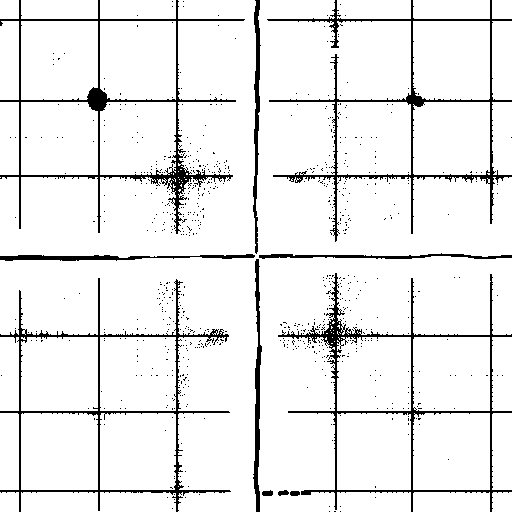
#> input picture lab04_FFTFiltering/debug.png, 512 x 512 px
$ python filter-fft.py debug.png --output_fft_mask out.png
#> lines starting #> are read from the running program, lines starting #| are printed output that depends on the picture; long printed decimals are rounded
import argparse
import sys

import numpy as np

from scipy import fft
from PIL import Image


MAX_PIXEL_VALUE = 255
PIXEL_THRESHOLD = MAX_PIXEL_VALUE // 2

#  Parses command-line arguments
parser = argparse.ArgumentParser(description='fft filtering with mask image')

parser.add_argument('input_image', help='input .png image')
parser.add_argument('--output_fft_result', help='output .png file with the result of the fft application after filtering with --input_ftt_mask')

group = parser.add_mutually_exclusive_group(required=True)
group.add_argument('--output_fft_mask', help='output .png file to receive the fft mask of the input image')
group.add_argument('--input_fft_mask', help='input .png file to with the fft mask to apply to input image')
group.add_argument('--image_distance', help='input .png file to compute Euclidean distance and RMS to input_image')

args = parser.parse_args()

if args.input_fft_mask and not args.output_fft_result:
    print('FATAL: --input_fft_mask requires --output_fft_result', file=sys.stderr)
    sys.exit(1)
elif args.output_fft_result and not args.input_fft_mask:
    print('WARNING: --output_fft_result has no effect without --input_fft_mask', file=sys.stderr)


#  Reads input images
input_image = np.asarray(Image.open(args.input_image))
#> input_image is the input picture: shape (512, 512); 92.6% white; black in thin lines or dots
input_fft_mask = None if args.input_fft_mask is None else np.asarray(Image.open(args.input_fft_mask).convert('HSV'))
image_distance = None if args.image_distance is None else np.asarray(Image.open(args.image_distance))


#  Action - Image distance
if args.image_distance:
    if input_image.shape != image_distance.shape:
        print('FATAL: input image has not the same shape as --image_distance:',
              input_image.shape, 'vs.', image_distance.shape, file=sys.stderr)
        sys.exit(1)
    n_pixels = 1. * input_image.shape[0] * input_image.shape[1]
    distance_sq = np.sum(((input_image-image_distance)**2))
    mean_sq = distance_sq / n_pixels
    print(distance_sq ** 0.5)
    print(mean_sq ** 0.5)
    sys.exit(0)


# Action - Outputs or applies the FFT mask
max_input = np.max(input_image)
#> max_input = 255
if  max_input > MAX_PIXEL_VALUE:
    print(f'FATAL: maximum pixel value on input_image must be {MAX_PIXEL_VALUE}, found: {max_input}', file=sys.stderr)
    sys.exit(0)
if len(input_image.shape)>2 and input_image.shape[2]>1:
    print('WARNING: input image will converted to grayscale for FFT operations', file=sys.stderr)
    input_image = np.mean(input_image, axis=2)

input_image_fft = input_image / MAX_PIXEL_VALUE
#> input_image_fft: shape (512, 512) float64; values 0 (black) and 1 (white), 92.6% white; black in thin lines or dots
input_image_fft = fft.fft2(input_image_fft, norm='ortho')
input_image_fft = fft.fftshift(input_image_fft)

def save_image(image_array, image_name, max_val=255., image_type='PNG'):
    image_array = np.clip(image_array, 0., max_val)
    image_array = image_array.astype(np.uint8)
    output_image = Image.fromarray(image_array)
    output_image.save(image_name, image_type)

if args.output_fft_mask:
    output_fft_mask = input_image_fft
    output_fft_mask = np.abs(output_fft_mask)
    output_fft_mask = np.log2(output_fft_mask)
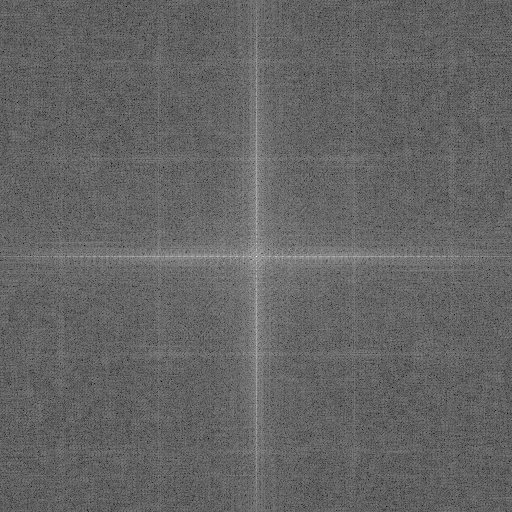
#> output_fft_mask: shape (512, 512) float64; min -11.79, max 8.89, mean -3.61; drawn with min black and max white
    print(output_fft_mask.shape, output_fft_mask.max(), output_fft_mask.min())
#| (512, 512) 8.889 -11.789
    output_fft_mask = output_fft_mask - np.min(output_fft_mask)
    output_fft_mask = output_fft_mask / np.max(output_fft_mask)
    print(output_fft_mask.shape, output_fft_mask.max(), output_fft_mask.min())
#| (512, 512) 1.0 0.0
    # output_fft_mask = 1. - output_fft_mask
    output_fft_mask = output_fft_mask * MAX_PIXEL_VALUE
    print(output_fft_mask.shape, output_fft_mask.max(), output_fft_mask.min())
#| (512, 512) 255.0 0.0
    output_fft_mask = np.stack([output_fft_mask] * 3)
    output_fft_mask = np.transpose(output_fft_mask, axes=(1, 2, 0,))
#> output_fft_mask: shape (512, 512, 3) float64
    save_image(output_fft_mask, args.output_fft_mask)
    sys.exit(0)
#> (the program exits here)
